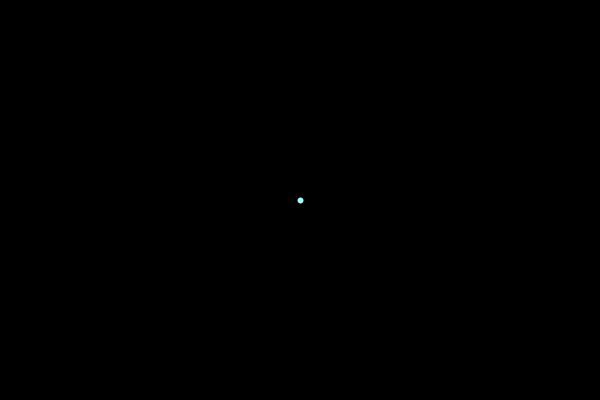
Frame 1 (no input)
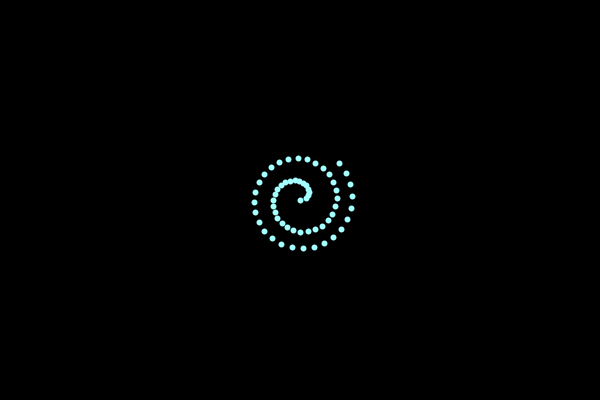
Frame 60 (the mouse pressed at the canvas centre just before this capture)
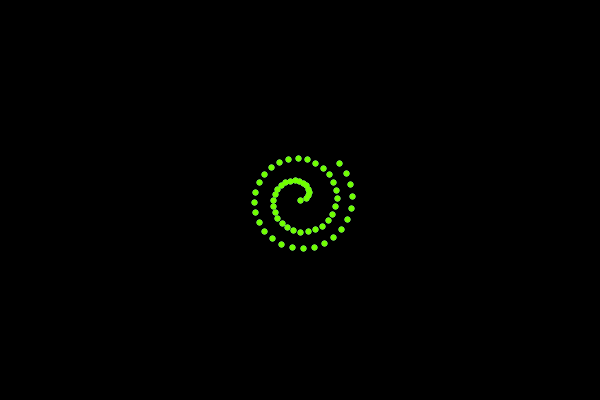
Frame 120 (the mouse held since frame 60 and released just before this capture)

The Processing sketch that drew these frames (run headless with seeded random() and noise(); from frame 60 on, the mouse is pressed at the canvas centre):

// Processing sketch: processing_134063
// ── processing_134063.pde


Curl myCurls;

void setup(){
  size(600,400);
  frameRate(60);
  
  myCurls = new Curl(300,200);
  colorMode(HSB, 255);
  background (0,0,0);
  
}

void draw(){
  myCurls.run();
}


void mousePressed(){
  myCurls.reset();
}
class Curl {
  //GlobalVariables
  
float number = 1;
float last,last1;
float[] fibs= new float [1];
 
float px,py,r,degree;
float[] xpos = new float[0];
float[] ypos = new float[0];
 
float spacing = 14;
int startWeight = 6;
int maxWeight = 6;
float weight = startWeight;
float spiral = ((sqrt(2) - 4 ) / 2);
float lastX, lastY;
float x= width/1, y= height/1;
float steps = 0;
color strokeColor;

//Conrtuctor
Curl(float px, float py){
  x = px;
  y = py;
  reset();
 }
 
//functions
 void run(){
   display();
   move();
   calculatePoint(x,y,r,degree);

}

void reset(){
  steps = 0;
  strokeColor = color( random(255), 255, 255 );
}

//functions
void move(){
  px = width/2;
  py = height/2;
  steps++;
}
 
 //Functions
void display(){
    //translate (width/-10,7);
    lastX = px;
    lastY = py;
    degree = (steps * spiral) * 10;
    r = sqrt(steps) * spacing;
    calculatePoint(width/2, height/2, r, (degree % 360));
    strokeWeight(weight);
    stroke(strokeColor);
    point(px,py);
    width +=  0.000015;
   

    
}
 //Functions
void calculatePoint(float x, float y, float r, float angle){
  px = x + cos(radians(angle))*(r/2);
  py = y + sin(radians(angle))*(r/2);
  
  }

} 
